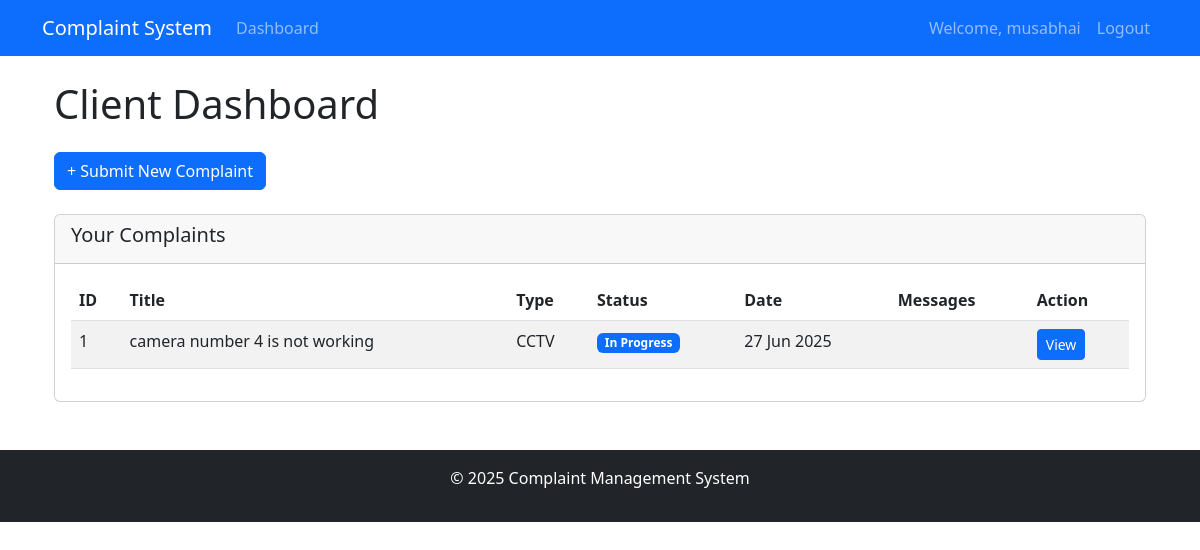
Page /client/dashboard.php (signed in) on the committed database.
### tables this page shows
CREATE TABLE `complaints` (
  `id` int(11) NOT NULL,
  `client_id` int(11) NOT NULL,
  `title` varchar(100) NOT NULL,
  `description` text NOT NULL,
  `type` enum('CCTV','Solar','Other') NOT NULL,
  `status` enum('Pending','Assigned','In Progress','Resolved') DEFAULT 'Pending',
  `created_at` timestamp NOT NULL DEFAULT current_timestamp(),
  `version` int(11) DEFAULT 1,
  `priority` varchar(10) DEFAULT 'normal',
  `prioritized_by` int(11) DEFAULT NULL,
  `priority_updated_at` timestamp NULL DEFAULT NULL
);

### client/dashboard.php (the view, shortened to what this page needs)
<?php
require '../includes/config.php';
$clientId = $_SESSION['user_id'];
$complaints = $pdo->query("
    SELECT c.*,
           (SELECT COUNT(*) FROM messages WHERE complaint_id = c.id AND sender_id != $clientId AND read_at IS NULL) as unread_messages
    FROM complaints c
    WHERE c.client_id = $clientId
    ORDER BY c.status, c.created_at DESC
")->fetchAll();
?>
<?php include '../includes/header.php'; ?>
<div class="container">
    <h1 class="my-4">Client Dashboard</h1>
    <div class="mb-4">
        <button class="btn btn-primary" data-bs-toggle="modal" data-bs-target="#newComplaintModal">
            + Submit New Complaint
        </button>
    </div>
    <div class="card">
        <div class="card-header">
            <h5>Your Complaints</h5>
        </div>
        <div class="card-body">
            <table class="table table-striped">
                <thead>
                    <tr>
                        <th>ID</th>
                        <th>Title</th>
                        <th>Type</th>
                        <th>Status</th>
                        <th>Date</th>
                        <th>Messages</th>
                        <th>Action</th>
                    </tr>
                </thead>
                <tbody>
                    <?php foreach ($complaints as $complaint): ?>
                        <tr>
                            <td><?= $complaint['id'] ?></td>
                            <td><?= htmlspecialchars($complaint['title']) ?></td>
                            <td><?= $complaint['type'] ?></td>
                            <td>
                                <span class="badge bg-<?=
                                    $complaint['status'] == 'Pending' ? 'warning' :
                                    ($complaint['status'] == 'Resolved' ? 'success' : 'primary')
                                ?>">
                                    <?= $complaint['status'] ?>
                                </span>
                            </td>
                            <td><?= date('d M Y', strtotime($complaint['created_at'])) ?></td>
                            <td>
                            </td>
                            <td>
                                <a href="view_complaint.php?id=<?= $complaint['id'] ?>" class="btn btn-sm btn-primary">
                                    View
                                </a>
                            </td>
                        </tr>
                    <?php endforeach; ?>
                </tbody>
            </table>
        </div>
    </div>
</div>
<?php include '../includes/footer.php'; ?>

### rows in the picture
complaints: id "1", title "camera number 4 is not working", type "CCTV", status "In Progress", created_at "27 Jun 2025"

### other values in the picture
$_SESSION['username'] "musabhai"
